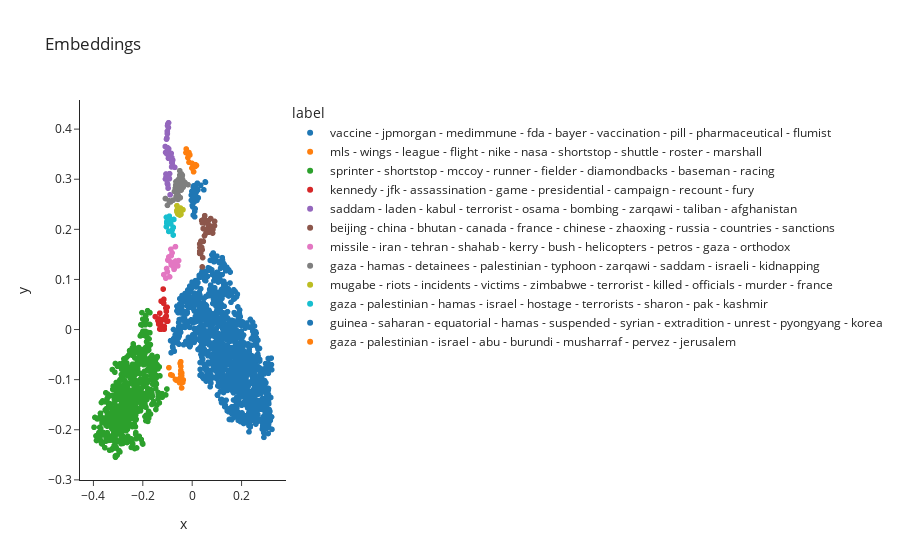

Notebook code for this chart:
### Code cell
# scatter plot
hover_data = {
    "text_short": True,
    "x": False,
    "y": False
}
fig = px.scatter(df_no_outliers, x="x", y="y", template="simple_white",
                   title="Embeddings", color="label", hover_data=hover_data)
fig.show()
